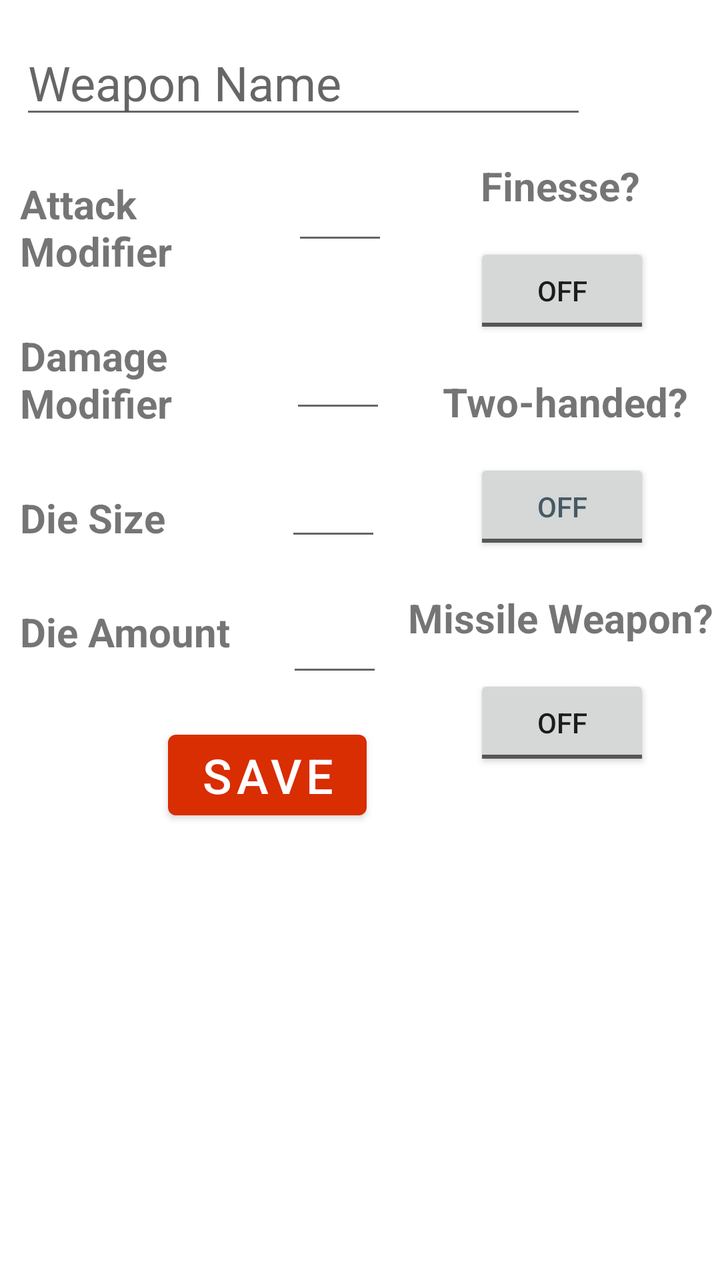
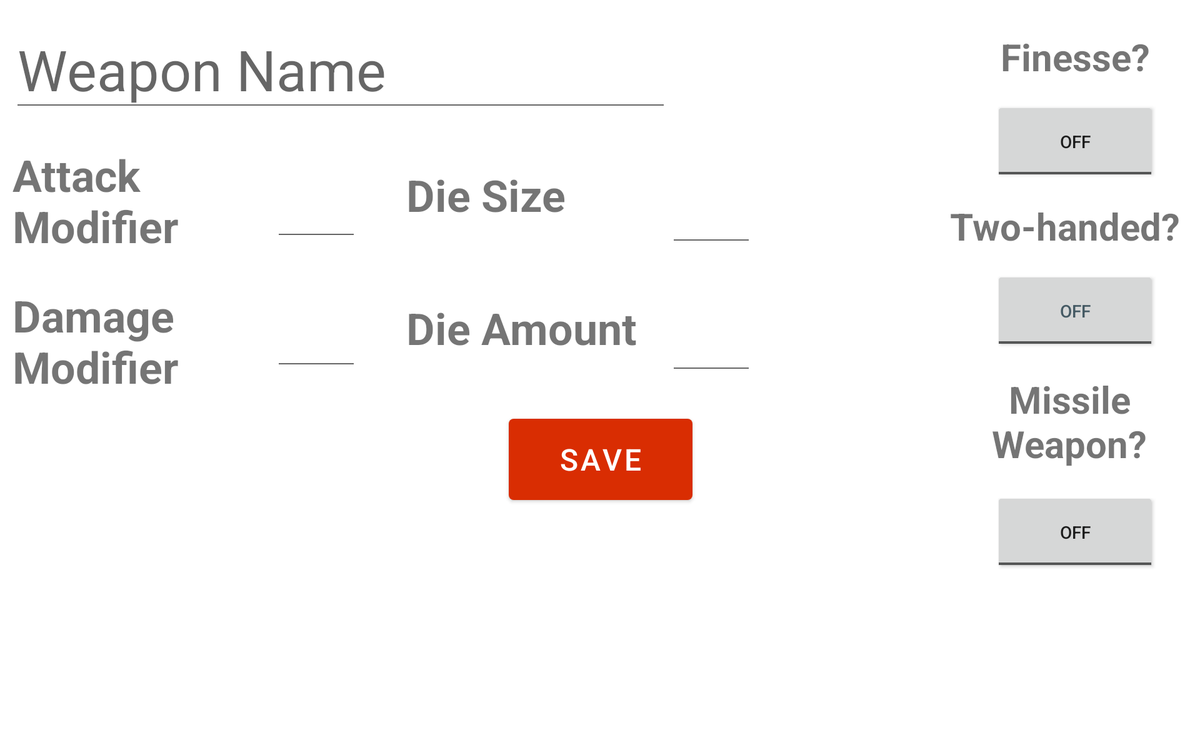

Two renders of one Android screen. The first uses the default layout on a phone; the second uses the alternative layout the repository ships for a different screen configuration, on a matching device. The two XML files are below.
<!-- AndroidManifest.xml: application theme Theme.TabletopCharacterManager -->
<!-- res/layout/activity_set_weapon.xml -->
<?xml version="1.0" encoding="utf-8"?>
<androidx.constraintlayout.widget.ConstraintLayout xmlns:android="http://schemas.android.com/apk/res/android"
    xmlns:app="http://schemas.android.com/apk/res-auto"
    xmlns:tools="http://schemas.android.com/tools"
    android:layout_width="match_parent"
    android:layout_height="match_parent"
    tools:context=".SetWeapon">


    <ToggleButton
        android:id="@+id/toggleFinesse"
        android:layout_width="wrap_content"
        android:layout_height="wrap_content"
        android:layout_marginTop="15dp"
        android:layout_marginEnd="35dp"
        android:text="ToggleButton"
        app:layout_constraintEnd_toEndOf="parent"
        app:layout_constraintTop_toBottomOf="@+id/labelFinesse" />

    <ToggleButton
        android:id="@+id/toggleHanded"
        android:layout_width="wrap_content"
        android:layout_height="wrap_content"
        android:layout_marginTop="15dp"
        android:layout_marginEnd="35dp"
        android:text="ToggleButton"
        android:textColor="#455A64"
        app:layout_constraintEnd_toEndOf="parent"
        app:layout_constraintTop_toBottomOf="@+id/labelHanded" />

    <ToggleButton
        android:id="@+id/toggleMissile"
        android:layout_width="wrap_content"
        android:layout_height="wrap_content"
        android:layout_marginTop="15dp"
        android:layout_marginEnd="35dp"
        android:text="ToggleButton"
        app:layout_constraintEnd_toEndOf="parent"
        app:layout_constraintTop_toBottomOf="@+id/labelMissile" />

    <EditText
        android:id="@+id/txtWpnName"
        android:layout_width="wrap_content"
        android:layout_height="wrap_content"
        android:layout_marginStart="10dp"
        android:layout_marginTop="15dp"
        android:ems="10"
        android:hint="@string/txtWpnName"
        android:inputType="textPersonName"
        android:text=""
        android:textSize="24sp"
        app:layout_constraintStart_toStartOf="parent"
        app:layout_constraintTop_toTopOf="parent" />

    <EditText
        android:id="@+id/txtAttackMod"
        android:layout_width="48dp"
        android:layout_height="48dp"
        android:layout_marginStart="21dp"
        android:layout_marginTop="15dp"
        android:ems="10"
        android:inputType="numberSigned"
        android:textSize="20sp"
        app:layout_constraintStart_toEndOf="@+id/labelAttackMod"
        app:layout_constraintTop_toBottomOf="@+id/txtWpnName" />

    <EditText
        android:id="@+id/txtDamageMod"
        android:layout_width="48dp"
        android:layout_height="48dp"
        android:layout_marginStart="20dp"
        android:layout_marginTop="36dp"
        android:ems="10"
        android:inputType="numberSigned"
        android:textSize="20sp"
        app:layout_constraintStart_toEndOf="@+id/labelDamMod"
        app:layout_constraintTop_toBottomOf="@+id/txtAttackMod" />

    <EditText
        android:id="@+id/txtDieSize"
        android:layout_width="48dp"
        android:layout_height="48dp"
        android:layout_marginStart="60dp"
        android:layout_marginTop="16dp"
        android:ems="10"
        android:inputType="number"
        android:textSize="20sp"
        app:layout_constraintStart_toEndOf="@+id/labelDieSize"
        app:layout_constraintTop_toBottomOf="@+id/txtDamageMod" />

    <EditText
        android:id="@+id/txtDieAmount"
        android:layout_width="48dp"
        android:layout_height="48dp"
        android:layout_marginStart="28dp"
        android:layout_marginTop="20dp"
        android:ems="10"
        android:inputType="number"
        android:textSize="20sp"
        app:layout_constraintStart_toEndOf="@+id/labelDieAmt"
        app:layout_constraintTop_toBottomOf="@+id/txtDieSize" />

    <TextView
        android:id="@+id/labelFinesse"
        android:layout_width="wrap_content"
        android:layout_height="wrap_content"
        android:layout_marginTop="15dp"
        android:layout_marginEnd="40dp"
        android:text="@string/txtFinesse"
        android:textSize="20sp"
        android:textStyle="bold"
        app:layout_constraintEnd_toEndOf="parent"
        app:layout_constraintTop_toBottomOf="@+id/txtWpnName" />

    <TextView
        android:id="@+id/labelHanded"
        android:layout_width="wrap_content"
        android:layout_height="wrap_content"
        android:layout_marginTop="18dp"
        android:layout_marginEnd="16dp"
        android:text="@string/txtHanded"
        android:textSize="20sp"
        android:textStyle="bold"
        app:layout_constraintEnd_toEndOf="parent"
        app:layout_constraintTop_toBottomOf="@+id/toggleFinesse" />

    <TextView
        android:id="@+id/labelMissile"
        android:layout_width="wrap_content"
        android:layout_height="wrap_content"
        android:layout_marginTop="18dp"
        android:layout_marginEnd="3dp"
        android:text="@string/txtMissile"
        android:textSize="20sp"
        android:textStyle="bold"
        app:layout_constraintEnd_toEndOf="parent"
        app:layout_constraintTop_toBottomOf="@+id/toggleHanded" />

    <TextView
        android:id="@+id/labelAttackMod"
        android:layout_width="115dp"
        android:layout_height="51dp"
        android:layout_marginStart="10dp"
        android:layout_marginTop="24dp"
        android:text="@string/txtAtkMod"
        android:textSize="20sp"
        android:textStyle="bold"
        app:layout_constraintStart_toStartOf="parent"
        app:layout_constraintTop_toBottomOf="@+id/txtWpnName" />

    <TextView
        android:id="@+id/labelDamMod"
        android:layout_width="115dp"
        android:layout_height="56dp"
        android:layout_marginStart="10dp"
        android:layout_marginTop="25dp"
        android:text="@string/txtDamMod"
        android:textSize="20sp"
        android:textStyle="bold"
        app:layout_constraintStart_toStartOf="parent"
        app:layout_constraintTop_toBottomOf="@+id/labelAttackMod" />

    <TextView
        android:id="@+id/labelDieSize"
        android:layout_width="wrap_content"
        android:layout_height="wrap_content"
        android:layout_marginStart="10dp"
        android:layout_marginTop="25dp"
        android:text="@string/txtDieSize"
        android:textSize="20sp"
        android:textStyle="bold"
        app:layout_constraintStart_toStartOf="parent"
        app:layout_constraintTop_toBottomOf="@+id/labelDamMod" />

    <TextView
        android:id="@+id/labelDieAmt"
        android:layout_width="wrap_content"
        android:layout_height="wrap_content"
        android:layout_marginStart="10dp"
        android:layout_marginTop="30dp"
        android:text="@string/txtDieAmt"
        android:textSize="20sp"
        android:textStyle="bold"
        app:layout_constraintStart_toStartOf="parent"
        app:layout_constraintTop_toBottomOf="@+id/labelDieSize" />

    <Button
        android:id="@+id/btnWpnSave"
        android:layout_width="wrap_content"
        android:layout_height="wrap_content"
        android:layout_marginStart="84dp"
        android:layout_marginTop="18dp"
        android:text="@string/btnUpdate"
        android:textSize="24sp"
        app:layout_constraintStart_toStartOf="parent"
        app:layout_constraintTop_toBottomOf="@+id/txtDieAmount" />
</androidx.constraintlayout.widget.ConstraintLayout>
<!-- resources referenced by this layout -->
<resources>
  <string name="btnUpdate">Save</string>
  <string name="txtAtkMod">Attack Modifier</string>
  <string name="txtDamMod">Damage Modifier</string>
  <string name="txtDieAmt">Die Amount</string>
  <string name="txtDieSize">Die Size</string>
  <string name="txtFinesse">Finesse?</string>
  <string name="txtHanded">Two-handed?</string>
  <string name="txtMissile">Missile Weapon?</string>
  <string name="txtWpnName">Weapon Name</string>
  <style name="Theme.TabletopCharacterManager" parent="Theme.MaterialComponents.DayNight.DarkActionBar">
          
          <item name="colorPrimary">#d92d02</item>
          <item name="colorPrimaryVariant">#b82500</item>
          <item name="colorOnPrimary">@color/white</item>
          
          <item name="colorSecondary">#d92d02</item>
          <item name="colorSecondaryVariant">#b82500</item>
          <item name="colorOnSecondary">@color/black</item>
          
          <item name="android:statusBarColor" tools:targetApi="l">?attr/colorPrimaryVariant</item>
          
      </style>
</resources>
<!-- res/layout-h480dp-land/activity_set_weapon.xml (the repository's variant of the layout above) -->
<!-- drawn on a 7-inch tablet turned sideways -->
<?xml version="1.0" encoding="utf-8"?>
<androidx.constraintlayout.widget.ConstraintLayout xmlns:android="http://schemas.android.com/apk/res/android"
    xmlns:app="http://schemas.android.com/apk/res-auto"
    xmlns:tools="http://schemas.android.com/tools"
    android:layout_width="match_parent"
    android:layout_height="match_parent"
    tools:context=".SetWeapon">

    <ToggleButton
        android:id="@+id/toggleFinesse"
        android:layout_width="130dp"
        android:layout_height="65dp"
        android:layout_marginTop="15dp"
        android:layout_marginEnd="35dp"
        android:text="ToggleButton"
        app:layout_constraintEnd_toEndOf="parent"
        app:layout_constraintTop_toBottomOf="@+id/labelFinesse" />

    <ToggleButton
        android:id="@+id/toggleHanded"
        android:layout_width="130dp"
        android:layout_height="65dp"
        android:layout_marginTop="15dp"
        android:layout_marginEnd="35dp"
        android:text="ToggleButton"
        android:textColor="#455A64"
        app:layout_constraintEnd_toEndOf="parent"
        app:layout_constraintTop_toBottomOf="@+id/labelHanded" />

    <ToggleButton
        android:id="@+id/toggleMissile"
        android:layout_width="130dp"
        android:layout_height="65dp"
        android:layout_marginTop="15dp"
        android:layout_marginEnd="35dp"
        android:text="ToggleButton"
        app:layout_constraintEnd_toEndOf="parent"
        app:layout_constraintTop_toBottomOf="@+id/labelMissile" />

    <EditText
        android:id="@+id/txtWpnName"
        android:layout_width="wrap_content"
        android:layout_height="wrap_content"
        android:layout_marginStart="10dp"
        android:layout_marginTop="15dp"
        android:ems="10"
        android:hint="@string/txtWpnName"
        android:inputType="textPersonName"
        android:textSize="45sp"
        app:layout_constraintStart_toStartOf="parent"
        app:layout_constraintTop_toTopOf="parent" />

    <EditText
        android:id="@+id/txtAttackMod"
        android:layout_width="68dp"
        android:layout_height="wrap_content"
        android:layout_marginStart="24dp"
        android:layout_marginTop="40dp"
        android:ems="10"
        android:inputType="numberSigned"
        android:textSize="35sp"
        app:layout_constraintStart_toEndOf="@+id/labelAttackMod"
        app:layout_constraintTop_toBottomOf="@+id/txtWpnName" />

    <EditText
        android:id="@+id/txtDamageMod"

        android:layout_width="68dp"
        android:layout_height="wrap_content"
        android:layout_marginStart="24dp"
        android:layout_marginTop="40dp"
        android:ems="10"
        android:inputType="numberSigned"
        android:textSize="35sp"
        app:layout_constraintStart_toEndOf="@+id/labelDamMod"
        app:layout_constraintTop_toBottomOf="@+id/txtAttackMod" />

    <EditText
        android:id="@+id/txtDieSize"

        android:layout_width="68dp"
        android:layout_height="wrap_content"
        android:layout_marginStart="25dp"
        android:layout_marginTop="137dp"
        android:ems="10"
        android:inputType="number"
        android:textSize="35sp"
        app:layout_constraintStart_toEndOf="@+id/labelDieSize"
        app:layout_constraintTop_toTopOf="parent" />

    <EditText
        android:id="@+id/txtDieAmount"

        android:layout_width="68dp"
        android:layout_height="wrap_content"
        android:layout_marginStart="25dp"
        android:layout_marginTop="39dp"
        android:ems="10"
        android:inputType="number"
        android:textSize="35sp"
        app:layout_constraintStart_toEndOf="@+id/labelDieAmt"
        app:layout_constraintTop_toBottomOf="@+id/txtDieSize" />

    <TextView
        android:id="@+id/labelFinesse"
        android:layout_width="wrap_content"
        android:layout_height="wrap_content"
        android:layout_marginTop="25dp"
        android:layout_marginEnd="40dp"
        android:text="@string/txtFinesse"
        android:textSize="30sp"
        android:textStyle="bold"
        app:layout_constraintEnd_toEndOf="parent"
        app:layout_constraintTop_toTopOf="parent" />

    <TextView
        android:id="@+id/labelHanded"
        android:layout_width="wrap_content"
        android:layout_height="wrap_content"
        android:layout_marginTop="15dp"
        android:layout_marginEnd="16dp"
        android:text="@string/txtHanded"
        android:textSize="30sp"
        android:textStyle="bold"
        app:layout_constraintEnd_toEndOf="parent"
        app:layout_constraintTop_toBottomOf="@+id/toggleFinesse" />

    <TextView
        android:id="@+id/labelMissile"
        android:layout_width="153dp"
        android:layout_height="82dp"
        android:layout_marginTop="15dp"
        android:layout_marginEnd="28dp"
        android:gravity="center"
        android:text="@string/txtMissile"
        android:textSize="30sp"
        android:textStyle="bold"
        app:layout_constraintEnd_toEndOf="parent"
        app:layout_constraintTop_toBottomOf="@+id/toggleHanded" />

    <TextView
        android:id="@+id/labelAttackMod"
        android:layout_width="185dp"
        android:layout_height="wrap_content"
        android:layout_marginStart="10dp"
        android:layout_marginTop="24dp"
        android:text="@string/txtAtkMod"
        android:textSize="35sp"
        android:textStyle="bold"
        app:layout_constraintStart_toStartOf="parent"
        app:layout_constraintTop_toBottomOf="@+id/txtWpnName" />

    <TextView
        android:id="@+id/labelDamMod"
        android:layout_width="185dp"
        android:layout_height="wrap_content"
        android:layout_marginStart="10dp"
        android:layout_marginTop="25dp"
        android:text="@string/txtDamMod"
        android:textSize="35sp"
        android:textStyle="bold"
        app:layout_constraintStart_toStartOf="parent"
        app:layout_constraintTop_toBottomOf="@+id/labelAttackMod" />

    <TextView
        android:id="@+id/labelDieSize"
        android:layout_width="185dp"
        android:layout_height="wrap_content"
        android:layout_marginStart="38dp"
        android:layout_marginTop="40dp"
        android:text="@string/txtDieSize"
        android:textSize="35sp"
        android:textStyle="bold"
        app:layout_constraintStart_toEndOf="@+id/txtAttackMod"
        app:layout_constraintTop_toBottomOf="@+id/txtWpnName" />

    <TextView
        android:id="@+id/labelDieAmt"
        android:layout_width="185dp"
        android:layout_height="wrap_content"
        android:layout_marginStart="38dp"
        android:layout_marginTop="60dp"
        android:text="@string/txtDieAmt"
        android:textSize="35sp"
        android:textStyle="bold"
        app:layout_constraintStart_toEndOf="@+id/txtDamageMod"
        app:layout_constraintTop_toBottomOf="@+id/labelDieSize" />

    <Button
        android:id="@+id/btnWpnSave"
        android:layout_width="147dp"
        android:layout_height="77dp"
        android:layout_marginStart="407dp"
        android:layout_marginTop="26dp"
        android:layout_marginEnd="406dp"
        android:text="@string/btnUpdate"
        android:textSize="24sp"
        app:layout_constraintEnd_toEndOf="parent"
        app:layout_constraintStart_toStartOf="parent"
        app:layout_constraintTop_toBottomOf="@+id/txtDieAmount" />

</androidx.constraintlayout.widget.ConstraintLayout>
